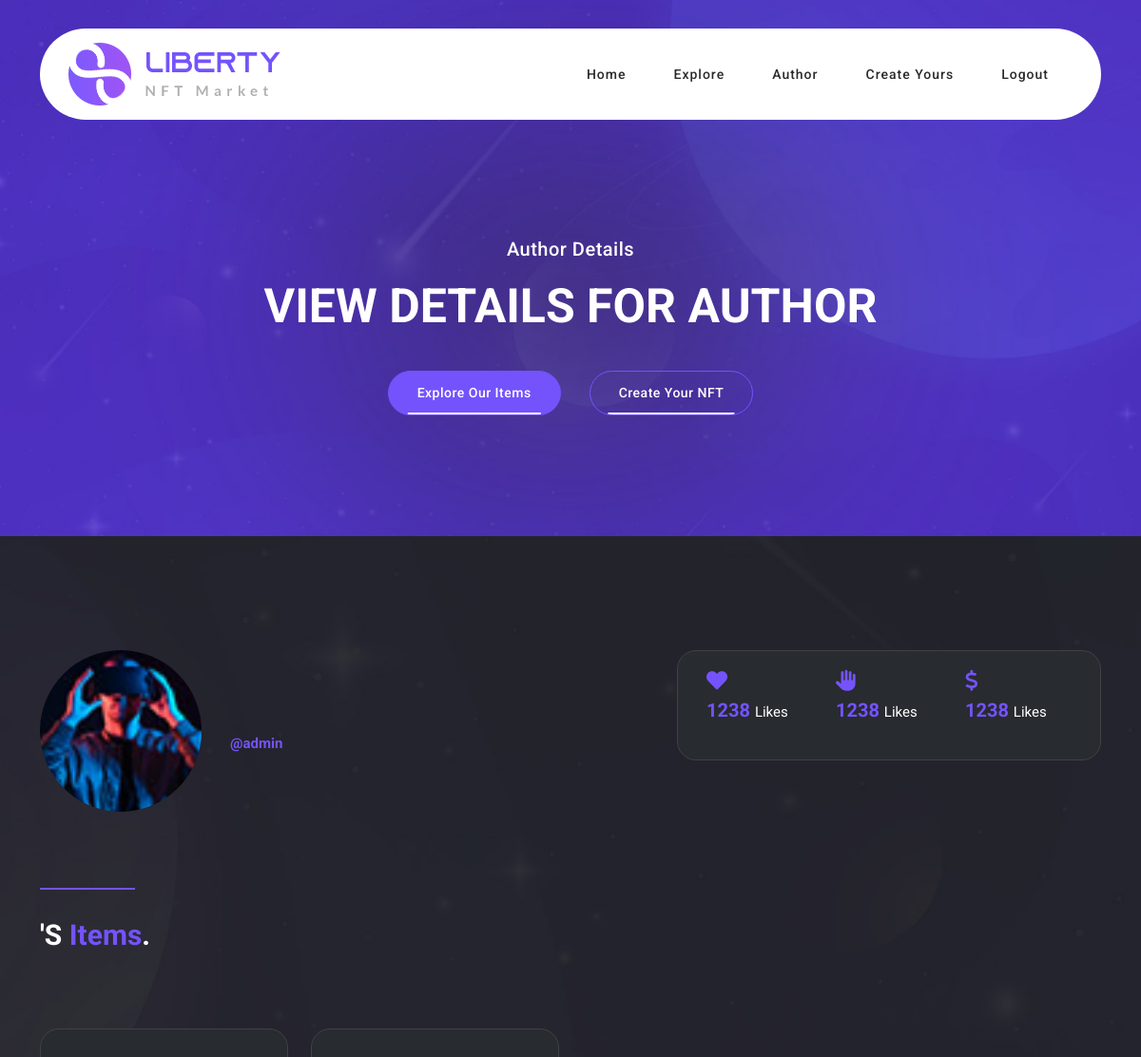
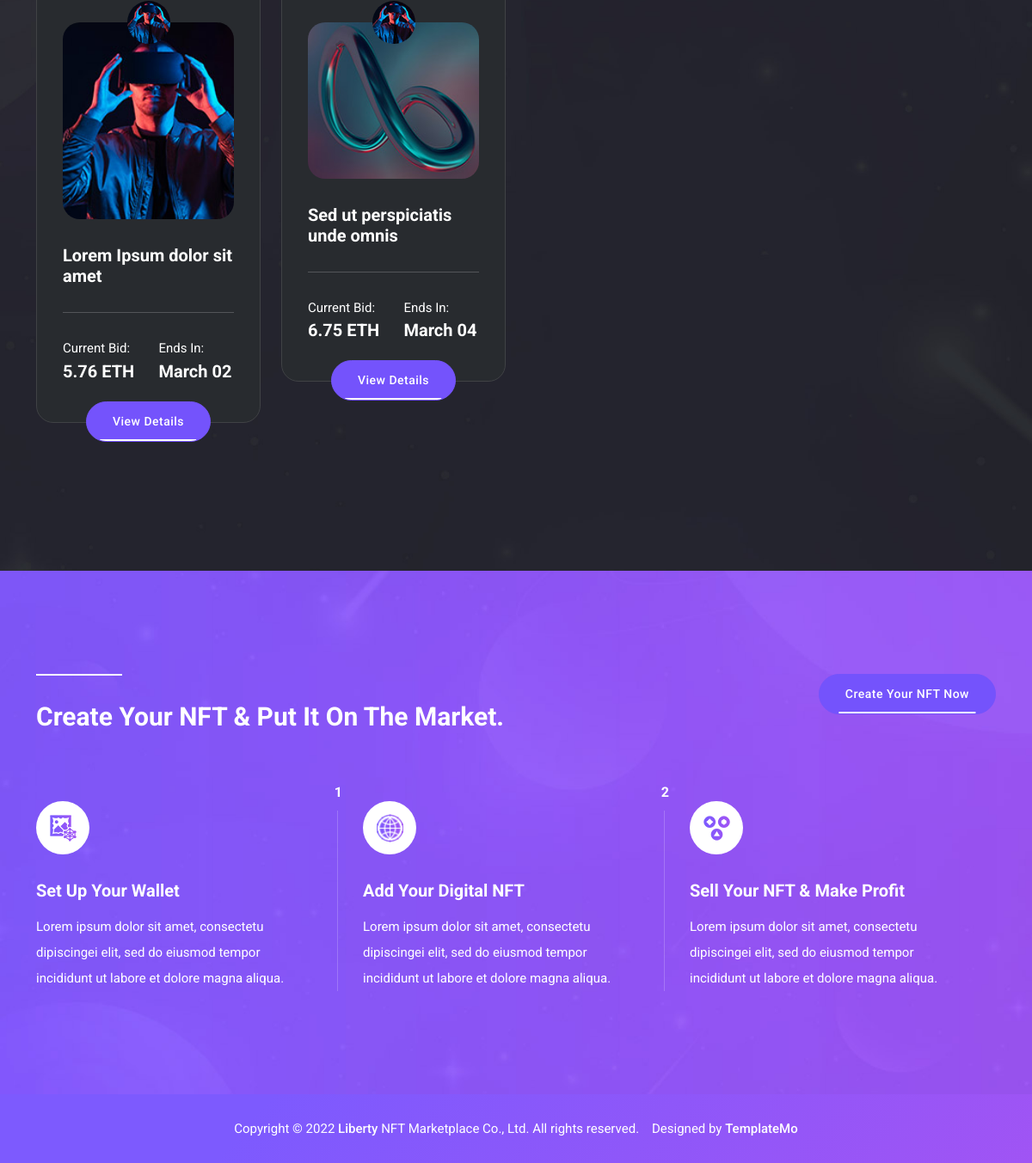
/author/admin (signed in), run on the app's committed database (2 pictures, top to bottom).
### apps/accounts/models.py (models this page shows)
class User(AbstractUser):
    avatar = models.FileField(upload_to="users/avatar/%Y/%m/%d")

### apps/store/models.py (models this page shows, shortened)
class Product(AbstractModel):
    name = models.CharField(max_length=128)
    description = models.CharField(max_length=255)
    author = models.ForeignKey(User, models.CASCADE, "products")
    owner_full_name = models.CharField(max_length=56)
    owner_username = models.CharField(max_length=56)
    category = models.ForeignKey(Category, models.CASCADE, "products")
    price = models.DecimalField(max_digits=7, decimal_places=2)
    price_in_dollar = models.DecimalField(max_digits=10, decimal_places=2)
    end_date = models.DateTimeField()
    photo = models.FileField(upload_to="products/photo/%Y/%m/%d", default="default/discover-04.jpg")

### apps/store/views.py (the view)
# urls.py: path('author/<str:username>', AuthorDetailView.as_view(), name="author_detail"),
class AuthorDetailView(LoginRequiredMixin, View):
    def get(self, request, username):
        user = User.objects.get(username=username)
        products = Product.objects.filter(author=user)
        return render(request, 'store/author.html', context={"author": user, "products": products})

### templates/store/author.html
{% extends 'base.html' %}
{% load static %}
{% block body %}
    <div class="page-heading normal-space">
        <div class="container">
            <div class="row">
                <div class="col-lg-12">
                    <h6>Author Details</h6>
                    <h2>View Details For Author</h2>
                    <div class="buttons">
                        <div class="main-button">
                            <a href="{% url 'store:explore' %}">Explore Our Items</a>
                        </div>
                        <div class="border-button">
                            <a href="create.html">Create Your NFT</a>
                        </div>
                    </div>
                </div>
            </div>
        </div>
    </div>
    <div class="author-page">
        <div class="container">
            <div class="row">
                <div class="col-lg-6">
                    <div class="author">
                        <img src="{{ author.avatar.url }}" alt="" style="border-radius: 50%; max-width: 170px;">
                        <h4>{{ author.first_name }} {{ author.last_name }}<br> <a href="#">@{{ author.username }}</a>
                        </h4>
                    </div>
                </div>
                <div class="col-lg-6">
                    <div class="right-info">
                        <div class="row">
                            <div class="col-4">
                                <div class="info-item">
                                    <i class="fa fa-heart"></i>
                                    <h6>1238 <em>Likes</em></h6>
                                </div>
                            </div>
                            <div class="col-4">
                                <div class="info-item">
                                    <i class="fa fa-hand"></i>
                                    <h6>1238 <em>Likes</em></h6>
                                </div>
                            </div>
                            <div class="col-4">
                                <div class="info-item">
                                    <i class="fa fa-dollar"></i>
                                    <h6>1238 <em>Likes</em></h6>
                                </div>
                            </div>
                        </div>
                    </div>
                </div>
                <div class="col-lg-12">
                    <div class="section-heading">
                        <div class="line-dec"></div>
                        <h2>{{ author.first_name }} {{ author.last_name }}'s <em>Items</em>.</h2>
                    </div>
                </div>
                {% for product in products %}
                    <div class="col-lg-3 col-md-6">
                        <div class="item">
                            <div class="row">
                                <div class="col-lg-12">
                <span class="author">
                  <img src="{{ author.avatar.url }}" alt="" style="max-width: 50px; border-radius: 50%;">
                </span>
                                    <img src="{{ product.photo.url }}" alt="" style="border-radius: 20px;">
                                    <h4>{{ product.name }}</h4>
                                </div>
                                <div class="col-lg-12">
                                    <div class="line-dec"></div>
                                    <div class="row">
                                        <div class="col-6">
                                            <span>Current Bid: <br> <strong>{{ product.price }} ETH</strong></span>
                                        </div>
                                        <div class="col-6">
                                            <span>Ends In: <br> <strong>{{ product.end_date|date:"F d" }}</strong></span>
                                        </div>
                                    </div>
                                </div>
                                <div class="col-lg-12">
                                    <div class="main-button">
                                        <a href="details.html">View Details</a>
                                    </div>
                                </div>
                            </div>
                        </div>
                    </div>
                {% endfor %}
            </div>
        </div>
    </div>
    <div class="create-nft">
        <div class="container">
            <div class="row">
                <div class="col-lg-8">
                    <div class="section-heading">
                        <div class="line-dec"></div>
                        <h2>Create Your NFT & Put It On The Market.</h2>
                    </div>
                </div>
                <div class="col-lg-4">
                    <div class="main-button">
                        <a href="create.html">Create Your NFT Now</a>
                    </div>
                </div>
                <div class="col-lg-4">
                    <div class="item first-item">
                        <div class="number">
                            <h6>1</h6>
                        </div>
                        <div class="icon">
                            <img src="assets/images/icon-02.png" alt="">
                        </div>
                        <h4>Set Up Your Wallet</h4>
                        <p>Lorem ipsum dolor sit amet, consectetu dipiscingei elit, sed do eiusmod tempor incididunt ut
                            labore et dolore magna aliqua.</p>
                    </div>
                </div>
                <div class="col-lg-4">
                    <div class="item second-item">
                        <div class="number">
                            <h6>2</h6>
                        </div>
                        <div class="icon">
                            <img src="assets/images/icon-04.png" alt="">
                        </div>
                        <h4>Add Your Digital NFT</h4>
                        <p>Lorem ipsum dolor sit amet, consectetu dipiscingei elit, sed do eiusmod tempor incididunt ut
                            labore et dolore magna aliqua.</p>
                    </div>
                </div>
                <div class="col-lg-4">
                    <div class="item">
                        <div class="icon">
                            <img src="assets/images/icon-06.png" alt="">
                        </div>
                        <h4>Sell Your NFT &amp; Make Profit</h4>
                        <p>Lorem ipsum dolor sit amet, consectetu dipiscingei elit, sed do eiusmod tempor incididunt ut
                            labore et dolore magna aliqua.</p>
                    </div>
                </div>
            </div>
        </div>
    </div>
{% endblock %}

### data on the page
User: avatar (picture), username "admin"
Product: avatar (picture), photo (picture), name "Lorem Ipsum dolor sit amet", price "5.76", end_date "March 02"
Product: avatar (picture), photo (picture), name "Sed ut perspiciatis unde omnis", price "6.75", end_date "March 04"
